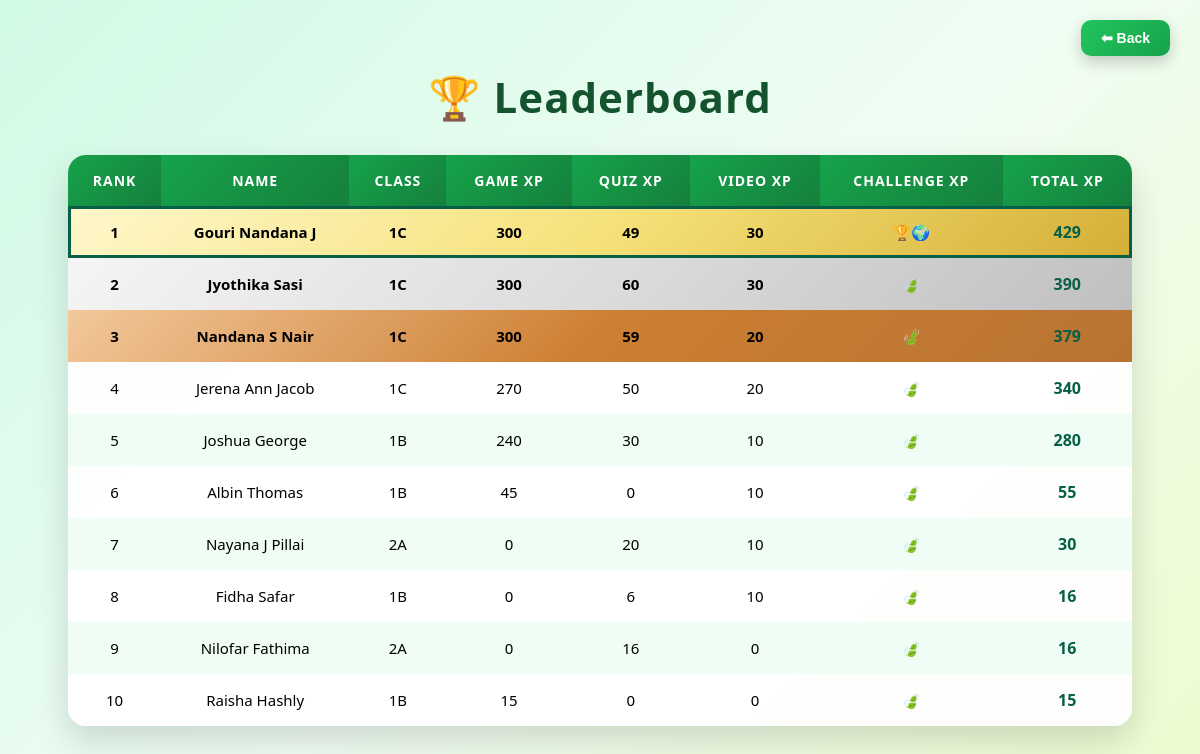
/games_leaderboard (signed in), run on the app's committed database.
### models.py (models this page shows, shortened)
class User(UserMixin, db.Model):
    id = db.Column(db.Integer, primary_key=True)
    name = db.Column(db.String(100))
    email = db.Column(db.String(150), unique=True)
    password = db.Column(db.String(200))
    role = db.Column(db.String(20))
    student_class = db.Column(db.String(20))
    last_login = db.Column(db.DateTime, nullable=True)   # ← added
    scores = db.relationship('Score', backref='user')
    puzzle_scores = db.relationship('PuzzleScore', backref='user')
    ocean_scores = db.relationship('OceanScore', backref='user')
    waste_scores = db.relationship('WasteScore', backref='user')
    quiz1_scores = db.relationship('Quiz1Score', backref='user')
    quiz2_scores = db.relationship('Quiz2Score', backref='user')
    quiz3_scores = db.relationship('Quiz3Score', backref='user')
    quiz4_scores = db.relationship('Quiz4Score', backref='user')
    quiz5_scores = db.relationship('Quiz5Score', backref='user')
    quiz6_scores = db.relationship('Quiz6Score', backref='user')
    quiz1 = db.relationship('Quiz1', backref='user')
    quiz2 = db.relationship('Quiz2', backref='user')
    quiz3 = db.relationship('Quiz3', backref='user')
    video_progress = db.relationship('VideoProgress', backref='user')
    challenge_attempts = db.relationship('ChallengeAttempt', backref='user')
    badges = db.relationship("UserBadge", backref="user")
    def game_xp(self):
        return (
            max((s.value for s in self.scores), default=0) +
            max((s.value for s in self.puzzle_scores), default=0) +
            max((s.score for s in self.waste_scores), default=0) +
            max((s.score for s in self.ocean_scores), default=0)
        )
    def quiz_xp(self):
        return sum([
            max((s.score for s in self.quiz1_scores), default=0),
            max((s.score for s in self.quiz2_scores), default=0),
            max((s.score for s in self.quiz3_scores), default=0),
            max((s.score for s in self.quiz4_scores), default=0),
            max((s.score for s in self.quiz5_scores), default=0),
            max((s.score for s in self.quiz6_scores), default=0),
        ])
    def video_xp(self):
        video_points = sum(v.points_awarded for v in self.video_progress)
        biodiversity_points  = max([q.score for q in self.quiz1], default=0)
        pollution_points     = max([q.score for q in self.quiz2], default=0)
        globalwarming_points = max([q.score for q in self.quiz3], default=0)
        return video_points + biodiversity_points + pollution_points + globalwarming_points
    def challenge_xp(self):
        return sum(c.points_awarded for c in self.challenge_attempts if c.completed)

### app.py (the view)
@app.route('/games_leaderboard')
@login_required
def games_leaderboard():
    users = User.query.filter_by(role="student").all()
    rows = []
    for u in users:
        g = u.game_xp()
        q = u.quiz_xp()
        v = u.video_xp()
        c = u.challenge_xp()
        total = g + q + v + c
        reward = get_reward(c)
        rows.append({
            'name': u.name,
            'student_class': u.student_class or '—',
            'game_xp': g,
            'quiz_xp': q,
            'video_xp': v,
            'challenge_xp': c,
            'total': total,
            'reward': reward,
            'is_me': u.id == current_user.id
        })
    rows.sort(key=lambda x: x['total'], reverse=True)
    for i, row in enumerate(rows):
        row['rank'] = i + 1
    return render_template("leaderboard.html", leaderboard=rows)

### app.py (called while the page is built)
@login_manager.user_loader
def load_user(user_id):
    return db.session.get(User, int(user_id))

def get_reward(points):
    if points >= 50:
        return "🏆🌍"
    elif points >= 40:
        return "🥇"
    elif points >= 30:
        return "🥈"
    elif points >= 20:
        return "🥉"
    elif points >= 10:
        return "🌱"
    else:
        return "🍃"

### templates/leaderboard.html (shortened to what this page needs)
<!DOCTYPE html>
<html>
<head>
</head>
<body>
<div class="top-right">
<button class="back-btn" onclick="goBack()">⬅ Back</button>
</div>
<h1>🏆 Leaderboard</h1>
<table>
<tr>
<th>Rank</th>
<th>Name</th>
<th>Class</th>
<th>Game XP</th>
<th>Quiz XP</th>
<th>Video XP</th>
<th>Challenge XP</th>
<th>Total XP</th>
</tr>
{% for student in leaderboard %}
<tr class="
{% if student.rank == 1 %}rank1
{% elif student.rank == 2 %}rank2
{% elif student.rank == 3 %}rank3
{% endif %}
{% if student.is_me %} me {% endif %}
">
<td>{{ student.rank }}</td>
<td>{{ student.name }}</td>
<td>{{ student.student_class }}</td>
<td>{{ student.game_xp }}</td>
<td>{{ student.quiz_xp }}</td>
<td>{{ student.video_xp }}</td>
<td>{{ student.reward }}</td>
<td class="total">{{ student.total }}</td>
</tr>
{% endfor %}
</table>
</body>
</html>

### templates/leaderboard.html (style rules this page uses)
body { font-family: 'Segoe UI', sans-serif; margin:0; padding:40px; min-height:100vh; background: linear-gradient(135deg,#d1fae5,#f0fdf4,#ecfccb); }
h1 { text-align:center; color:#14532d; font-size:42px; letter-spacing:1px; margin-bottom:30px; }
table { width:95%; max-width:1100px; margin:auto; border-collapse:collapse; background:rgba(255,255,255,0.95); border-radius:18px; overflow:hidden; box-shadow:0 15px 35px rgba(0,0,0,0.15); }
th { padding:16px; background:linear-gradient(135deg,#16a34a,#15803d); color:white; font-size:14px; text-transform:uppercase; letter-spacing:1px; }
td { padding:15px; text-align:center; font-size:15px; }
tr:nth-child(even) { background:#f0fdf4; }
.rank1 { background:linear-gradient(135deg,#fff7cc,#f6e27a,#d4af37) !important; font-weight:bold; }
.rank2 { background:linear-gradient(135deg,#f5f5f5,#dcdcdc,#c0c0c0) !important; font-weight:bold; }
.rank3 { background:linear-gradient(135deg,#f2c89b,#cd7f32,#b87333) !important; font-weight:bold; }
.total { font-weight:bold; font-size:16px; color:#065f46; }
.me { outline:3px solid #065f46; outline-offset:-3px; }
.top-right { position:absolute; top:20px; right:30px; }
.back-btn { background:linear-gradient(135deg,#22c55e,#16a34a); color:white; padding:10px 20px; font-size:14px; font-weight:bold; border:none; border-radius:10px; cursor:pointer; box-shadow:0 6px 15px rgba(0,0,0,0.2); transition:0.25s; }

### data on the page
User: rank "1", name "Gouri Nandana J", student_class "1C", game_xp "300", quiz_xp "49", video_xp "30", reward "🏆🌍", total "429"
User: rank "2", name "Jyothika Sasi", student_class "1C", game_xp "300", quiz_xp "60", video_xp "30", reward "🍃", total "390"
User: rank "3", name "Nandana S Nair", student_class "1C", game_xp "300", quiz_xp "59", video_xp "20", reward "🍃", total "379"
User: rank "4", name "Jerena Ann Jacob", student_class "1C", game_xp "270", quiz_xp "50", video_xp "20", reward "🍃", total "340"
User: rank "5", name "Joshua George", student_class "1B", game_xp "240", quiz_xp "30", video_xp "10", reward "🍃", total "280"
User: rank "6", name "Albin Thomas", student_class "1B", game_xp "45", quiz_xp "0", video_xp "10", reward "🍃", total "55"
User: rank "7", name "Nayana J Pillai", student_class "2A", game_xp "0", quiz_xp "20", video_xp "10", reward "🍃", total "30"
User: rank "8", name "Fidha Safar", student_class "1B", game_xp "0", quiz_xp "6", video_xp "10", reward "🍃", total "16"
User: rank "9", name "Nilofar Fathima", student_class "2A", game_xp "0", quiz_xp "16", video_xp "0", reward "🍃", total "16"
User: rank "10", name "Raisha Hashly", student_class "1B", game_xp "15", quiz_xp "0", video_xp "0", reward "🍃", total "15"
